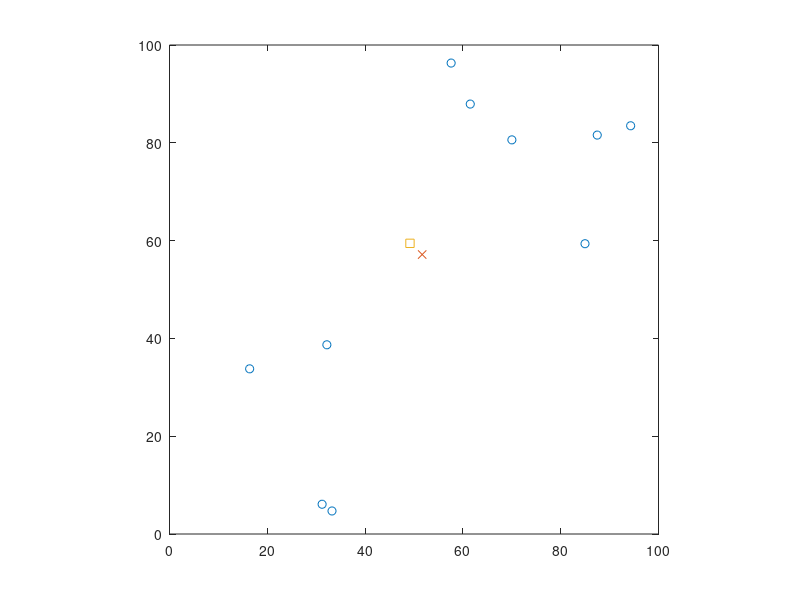

Recreate this plot in MATLAB. (Note: this script raises an error after producing the figure.)
%
% Localize a source with unknown power from RSSI measurements
%

% Simulation setup
N = 10;					% No. of anchors
n = 2;					% Embedding dimension
sidelength = 100;
a = sidelength*rand(n,N);		% Anchor positions
x = sidelength*rand(n,1);		% Source position

D = squareform(pdist([x zeros(size(x)) a]'));
d = D(1,3:end);				% Source-anchor distances
an = D(2,3:end);			% Anchor norms

% Generate observations
P0 = 100;				% Source power
P = P0./(d.^2);				% Noiseless RSSI

stdev = 1e-1;				% Log-noise standard deviation
%stdev = 0;
P = P.*exp(stdev*randn(size(P)));	% Introduce noise
QP = 1e-2;
P = QP*round(P/QP);			% Quantize power measurements

% Localize source by least-squares
A = [-2*repmat(P,[n 1]).*a; -ones(size(P)); P]';
b = (-P.*(an.^2))';

z = A\b;
xe = z(1:n);
norm(x-xe)

if n==2,
  plot(a'*[1; 1i],'o'); hold all
  plot(x'*[1; 1i],'x'); plot(xe'*[1; 1i],'s'); hold off
  axis(sidelength*[0 1 0 1]); axis('square')
end

% RLS formulation (one-shot)
RlsPar = struct('lam',1);
[e,w,RlsPar] = qrrls(A,b,RlsPar);
norm(z-w)

% RLS formulation (incremental)
RlsPar = struct('lam',1);
for i = 1:size(A,1)
  [e,w,RlsPar] = qrrls(A(i,:),b(i),RlsPar);
end
norm(z-w)
